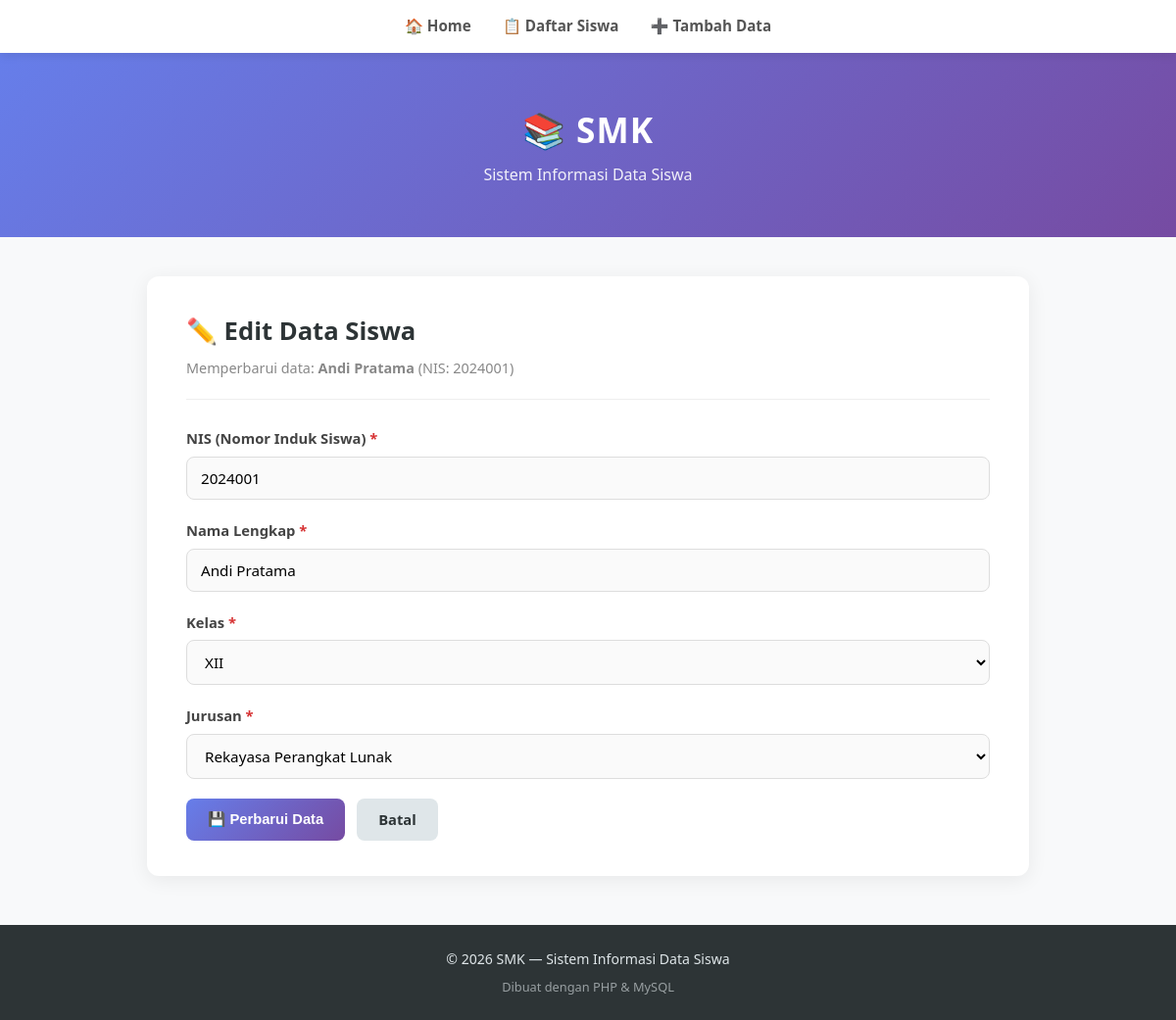
The page /edit.php?id=1 on the database its author committed.
### tables this page shows
CREATE TABLE siswa (
    id         INT AUTO_INCREMENT PRIMARY KEY,
    nis        VARCHAR(20)  NOT NULL UNIQUE,
    nama       VARCHAR(100) NOT NULL,
    kelas      ENUM('X','XI','XII') NOT NULL,
    jurusan    VARCHAR(100) NOT NULL,
    created_at TIMESTAMP DEFAULT CURRENT_TIMESTAMP
);

### functions.php (called while the page is built, shortened)
<?php
function bersihkan($data) {
    $data = trim($data);
    $data = stripslashes($data);
    $data = htmlspecialchars($data);
    return $data;
}
?>

### edit.php (the view, shortened to what this page needs)
<?php
require 'config/db.php';
require 'functions.php';
$id = (int) $_GET['id'];
$queryAmbil = "SELECT * FROM siswa WHERE id = $id LIMIT 1";
$hasilAmbil = mysqli_query($conn, $queryAmbil);
$siswa = mysqli_fetch_assoc($hasilAmbil);
$old = [
    'nis'     => $siswa['nis'],
    'nama'    => $siswa['nama'],
    'kelas'   => $siswa['kelas'],
    'jurusan' => $siswa['jurusan'],
];
$daftarKelas   = ['X', 'XI', 'XII'];
$daftarJurusan = [
    'Rekayasa Perangkat Lunak',
    'Teknik Komputer Jaringan',
    'Multimedia',
    'Akuntansi',
    'Bisnis Daring dan Pemasaran',
];
include 'includes/header.php';
?>
<div class="container">
    <h2>✏️ Edit Data Siswa</h2>
    <p class="subtitle">
        Memperbarui data: <strong><?= bersihkan($siswa['nama']) ?></strong>
        (NIS: <?= bersihkan($siswa['nis']) ?>)
    </p>
    <form method="POST" action="edit.php?id=<?= $id ?>">
        <div class="form-group">
            <label for="nis">NIS (Nomor Induk Siswa) <span style="color:#d63031">*</span></label>
            <input type="text" id="nis" name="nis" value="<?= $old['nis'] ?>"
                   placeholder="Contoh: 202400123" maxlength="15">
        </div>
        <div class="form-group">
            <label for="nama">Nama Lengkap <span style="color:#d63031">*</span></label>
            <input type="text" id="nama" name="nama" value="<?= $old['nama'] ?>"
                   placeholder="Masukkan nama lengkap siswa">
        </div>
        <div class="form-group">
            <label for="kelas">Kelas <span style="color:#d63031">*</span></label>
            <select id="kelas" name="kelas">
                <?php foreach ($daftarKelas as $k): ?>
                <option value="<?= $k ?>" <?= $old['kelas'] === $k ? 'selected' : '' ?>><?= $k ?></option>
                <?php endforeach; ?>
            </select>
        </div>
        <div class="form-group">
            <label for="jurusan">Jurusan <span style="color:#d63031">*</span></label>
            <select id="jurusan" name="jurusan">
                <?php foreach ($daftarJurusan as $j): ?>
                <option value="<?= $j ?>" <?= $old['jurusan'] === $j ? 'selected' : '' ?>><?= $j ?></option>
                <?php endforeach; ?>
            </select>
        </div>
        <div style="display:flex; gap:12px; margin-top:8px;">
            <button type="submit" class="btn btn-primary">💾 Perbarui Data</button>
            <a href="daftar.php" class="btn btn-secondary">Batal</a>
        </div>
    </form>
</div>
<?php include 'includes/footer.php'; ?>

### css/style.css (style rules this page uses)
* { box-sizing: border-box; margin: 0; padding: 0; }
body { font-family: 'Segoe UI', Roboto, Helvetica, Arial, sans-serif; background-color: #f8f9fa; color: #333; line-height: 1.6; }
.container { max-width: 900px; margin: 40px auto; padding: 36px 40px; background-color: white; border-radius: 12px; box-shadow: 0 4px 20px rgba(0,0,0,0.07); }
h2 { color: #2d3436; margin-bottom: 6px; font-size: 1.6rem; }
.subtitle { color: #888; font-size: 0.9rem; margin-bottom: 28px; padding-bottom: 20px; border-bottom: 1px solid #eee; }
.form-group { margin-bottom: 20px; }
label { display: block; margin-bottom: 6px; font-weight: 600; color: #444; font-size: 0.92rem; }
input[type="text"], input[type="email"], select, textarea { width: 100%; padding: 11px 14px; border: 1.5px solid #ddd; border-radius: 8px; font-size: 0.95rem; font-family: inherit; transition: border-color 0.3s, box-shadow 0.3s; outline: none; background: #fafafa; }
.btn { display: inline-block; padding: 10px 22px; border-radius: 8px; font-size: 0.92rem; font-weight: 600; cursor: pointer; text-decoration: none; border: none; transition: all 0.25s; }
.btn-primary { background: linear-gradient(135deg, #667eea 0%, #764ba2 100%); color: white; }
.btn-secondary { background: #dfe6e9; color: #2d3436; }

### rows shown on the page
siswa: nama "Andi Pratama", nis "2024001", kelas "XII", jurusan "Rekayasa Perangkat Lunak"
